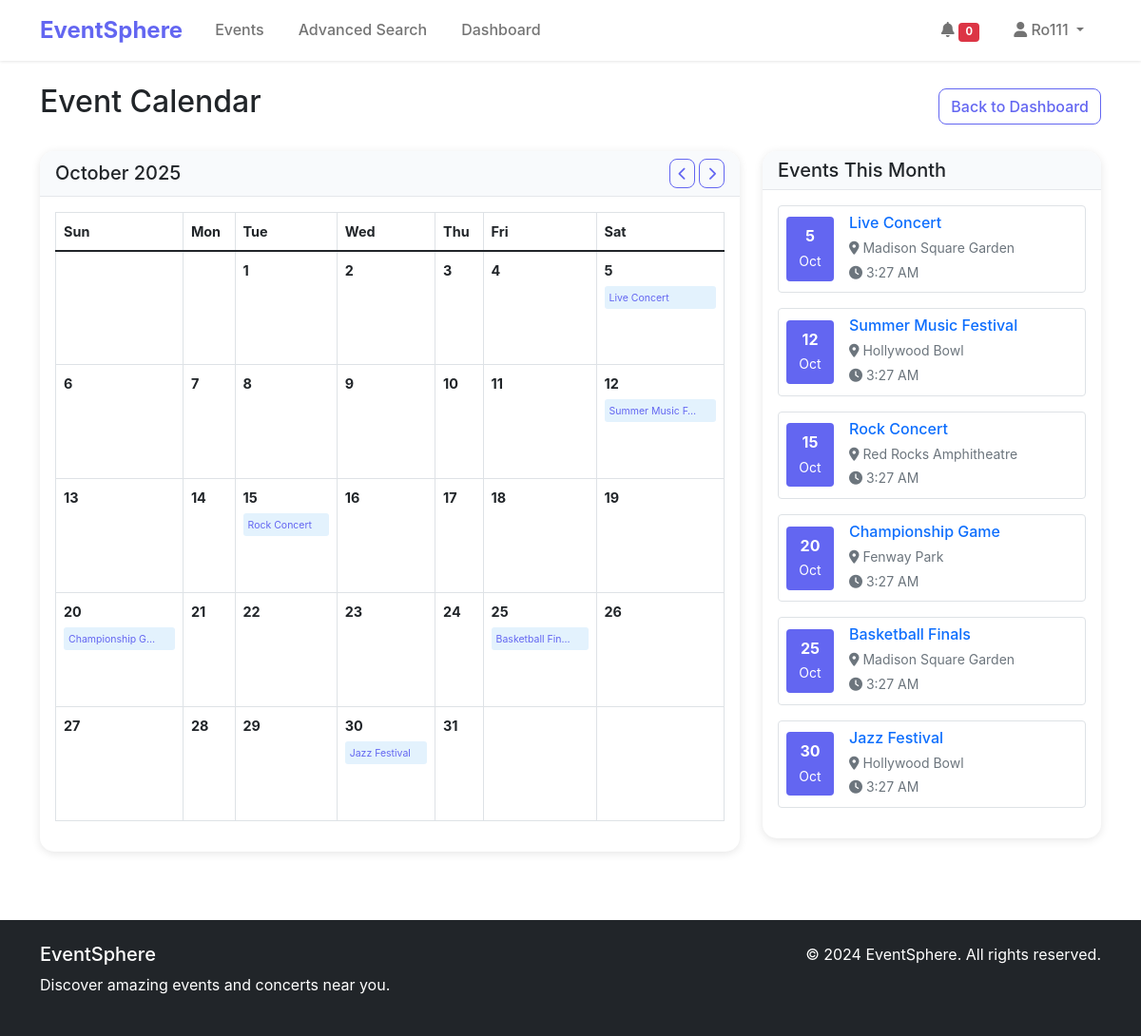
Screenshot of /dashboard/calendar/ (signed in) with the database file from the repository.
### events/models.py (models this page shows, shortened)
class Event(models.Model):
    title = models.CharField(max_length=200)
    description = models.TextField()
    category = models.ForeignKey(Category, on_delete=models.CASCADE)
    venue = models.ForeignKey(Venue, on_delete=models.CASCADE)
    date = models.DateTimeField()
    price = models.DecimalField(max_digits=10, decimal_places=2)
    image = models.ImageField(upload_to='events/', blank=True, null=True)
    created_by = models.ForeignKey(User, on_delete=models.CASCADE, null=True, blank=True)
    created_at = models.DateTimeField(auto_now_add=True)
    updated_at = models.DateTimeField(auto_now=True)
    is_active = models.BooleanField(default=True)
    class Meta:
        ordering = ['date']

class Venue(models.Model):
    name = models.CharField(max_length=200)
    address = models.TextField()
    city = models.CharField(max_length=100)
    state = models.CharField(max_length=100)
    zip_code = models.CharField(max_length=20)
    capacity = models.IntegerField(default=0)

### dashboard/views.py (the view)
# urls.py: path('calendar/', views.calendar_view, name='calendar'),
@login_required
def calendar_view(request):
    today = timezone.now()
    month = int(request.GET.get('month', today.month))
    year = int(request.GET.get('year', today.year))
    events = Event.objects.filter(
        date__year=year,
        date__month=month,
        is_active=True
    ).order_by('date')
    cal = calendar.monthcalendar(year, month)
    month_name = calendar.month_name[month]
    prev_month = month - 1 if month > 1 else 12
    prev_year = year if month > 1 else year - 1
    next_month = month + 1 if month < 12 else 1
    next_year = year if month < 12 else year + 1
    context = {
        'calendar': cal,
        'events': events,
        'month': month,
        'year': year,
        'month_name': month_name,
        'prev_month': prev_month,
        'prev_year': prev_year,
        'next_month': next_month,
        'next_year': next_year,
    }
    return render(request, 'dashboard/calendar.html', context)

### templates/dashboard/calendar.html (shortened to what this page needs)
{% extends 'base.html' %}
{% load static %}
{% block content %}
<div class="container py-4">
    <div class="d-flex justify-content-between align-items-center mb-4">
        <h2>Event Calendar</h2>
        <a href="{% url 'dashboard:dashboard' %}" class="btn btn-outline-primary">Back to Dashboard</a>
    </div>
    <div class="row">
        <div class="col-md-8">
            <div class="card">
                <div class="card-header">
                    <div class="d-flex justify-content-between align-items-center">
                        <h5 class="mb-0">{{ month_name }} {{ year }}</h5>
                        <div>
                            <a href="?month={{ prev_month }}&year={{ prev_year }}" class="btn btn-sm btn-outline-primary">
                                <i class="fas fa-chevron-left"></i>
                            </a>
                            <a href="?month={{ next_month }}&year={{ next_year }}" class="btn btn-sm btn-outline-primary">
                                <i class="fas fa-chevron-right"></i>
                            </a>
                        </div>
                    </div>
                </div>
                <div class="card-body">
                    <div class="table-responsive">
                        <table class="table table-bordered calendar-table">
                            <thead>
                                <tr>
                                    <th>Sun</th>
                                    <th>Mon</th>
                                    <th>Tue</th>
                                    <th>Wed</th>
                                    <th>Thu</th>
                                    <th>Fri</th>
                                    <th>Sat</th>
                                </tr>
                            </thead>
                            <tbody>
                                {% for week in calendar %}
                                <tr>
                                    {% for day in week %}
                                    <td class="calendar-day">
                                        {% if day %}
                                        <div class="day-number">{{ day }}</div>
                                        {% for event in events %}
                                        {% if event.date.day == day %}
                                        <div class="event-item">
                                            <small class="text-primary">{{ event.title|truncatechars:15 }}</small>
                                        </div>
                                        {% endif %}
                                        {% endfor %}
                                        {% endif %}
                                    </td>
                                    {% endfor %}
                                </tr>
                                {% endfor %}
                            </tbody>
                        </table>
                    </div>
                </div>
            </div>
        </div>
        <div class="col-md-4">
            <div class="card">
                <div class="card-header">
                    <h5 class="mb-0">Events This Month</h5>
                </div>
                <div class="card-body">
                    {% if events %}
                    {% for event in events %}
                    <div class="d-flex align-items-center mb-3 p-2 border rounded">
                        <div class="me-3">
                            <div class="bg-primary text-white rounded text-center p-2" style="min-width: 50px;">
                                <div class="fw-bold">{{ event.date.day }}</div>
                                <small>{{ event.date|date:"M" }}</small>
                            </div>
                        </div>
                        <div class="flex-grow-1">
                            <h6 class="mb-1">
                                <a href="{% url 'events:event_detail' event.pk %}" class="text-decoration-none">
                                    {{ event.title }}
                                </a>
                            </h6>
                            <small class="text-muted">
                                <i class="fas fa-map-marker-alt"></i> {{ event.venue.name }}<br>
                                <i class="fas fa-clock"></i> {{ event.date|time:"g:i A" }}
                            </small>
                        </div>
                    </div>
                    {% endfor %}
                    {% else %}
                    <p class="text-muted">No events this month.</p>
                    {% endif %}
                </div>
            </div>
        </div>
    </div>
</div>
{% endblock %}

### templates/base.html (shortened to what this page needs)
<!DOCTYPE html>
<html lang="en">
<head>
    {% load static %}
    <link href="https://cdn.jsdelivr.net/npm/bootstrap@5.1.3/dist/css/bootstrap.min.css" rel="stylesheet">
    <link href="https://cdnjs.cloudflare.com/ajax/libs/font-awesome/6.0.0/css/all.min.css" rel="stylesheet">
    <link href="{% static 'css/style.css' %}" rel="stylesheet">
</head>
<body>
    <nav class="navbar navbar-expand-lg navbar-light bg-white shadow-sm">
        <div class="container">
            <a class="navbar-brand fw-bold" href="{% url 'home' %}">EventSphere</a>
            <div class="collapse navbar-collapse" id="navbarNav">
                <ul class="navbar-nav me-auto">
                    <li class="nav-item">
                        <a class="nav-link" href="{% url 'events:event_list' %}">Events</a>
                    </li>
                    <li class="nav-item">
                        <a class="nav-link" href="{% url 'events:advanced_search' %}">Advanced Search</a>
                    </li>
                    {% if user.is_authenticated %}
                    <li class="nav-item">
                        <a class="nav-link" href="{% url 'dashboard:dashboard' %}">Dashboard</a>
                    </li>
                    {% endif %}
                </ul>
                <ul class="navbar-nav">
                    {% if user.is_authenticated %}
                    <li class="nav-item">
                        <a class="nav-link" href="{% url 'notifications:notification_list' %}">
                            <i class="fas fa-bell"></i>
                            <span class="badge bg-danger" id="notification-count" style="font-size: 0.7em;">0</span>
                        </a>
                    </li>
                    <li class="nav-item dropdown">
                        <a class="nav-link dropdown-toggle" href="#" id="navbarDropdown" role="button" data-bs-toggle="dropdown">
                            <i class="fas fa-user"></i> {{ user.username }}
                        </a>
                    </li>
                    {% endif %}
                </ul>
            </div>
        </div>
    </nav>
    <main>
        {% block content %}
        {% endblock %}
    </main>
    <footer class="bg-dark text-white py-4 mt-5">
        <div class="container">
            <div class="row">
                <div class="col-md-6">
                    <h5>EventSphere</h5>
                    <p>Discover amazing events and concerts near you.</p>
                </div>
                <div class="col-md-6 text-md-end">
                    <p>&copy; 2024 EventSphere. All rights reserved.</p>
                </div>
            </div>
        </div>
    </footer>
</body>
</html>

### static/css/style.css (style rules this page uses)
:root { --primary-color: #6366f1; --secondary-color: #8b5cf6; --dark-color: #1f2937; --light-color: #f8fafc; }
body { font-family: 'Inter', -apple-system, BlinkMacSystemFont, sans-serif; line-height: 1.6; }
.navbar-brand { font-size: 1.5rem; color: var(--primary-color) !important; }
.navbar-nav .nav-link { font-weight: 500; margin: 0 10px; }
.btn-outline-primary { color: var(--primary-color); border-color: var(--primary-color); border-radius: 8px; font-weight: 500; }
.card { border: none; border-radius: 15px; box-shadow: 0 2px 10px rgba(0, 0, 0, 0.1); }
.card-header { background-color: var(--light-color); border-bottom: 1px solid #e5e7eb; border-radius: 15px 15px 0 0 !important; font-weight: 600; }
.text-primary { color: var(--primary-color) !important; }
.bg-primary { background-color: var(--primary-color) !important; }
.shadow-sm { box-shadow: 0 1px 3px rgba(0, 0, 0, 0.1) !important; }
footer { margin-top: auto; }

### templates/dashboard/calendar.html (style rules this page uses)
.calendar-table { font-size: 0.9rem; }
.calendar-day { height: 120px; vertical-align: top; position: relative; padding: 5px; }
.day-number { font-weight: bold; margin-bottom: 5px; }
.event-item { background-color: #e3f2fd; border-radius: 3px; padding: 2px 5px; margin-bottom: 2px; font-size: 0.75rem; }

### rows the page displays
Event: title "Live Concert", date.day "5", date "Oct", venue.name "Madison Square Garden", date "3:27 AM"
Event: title "Summer Music F…", date.day "12", date "Oct", title "Summer Music Festival", venue.name "Hollywood Bowl", date "3:27 AM"
Event: title "Rock Concert", date.day "15", date "Oct", venue.name "Red Rocks Amphitheatre", date "3:27 AM"
Event: title "Championship G…", date.day "20", date "Oct", title "Championship Game", venue.name "Fenway Park", date "3:27 AM"
Event: title "Basketball Fin…", date.day "25", date "Oct", title "Basketball Finals", venue.name "Madison Square Garden", date "3:27 AM"
Event: title "Jazz Festival", date.day "30", date "Oct", venue.name "Hollywood Bowl", date "3:27 AM"

### other values shown
{{ user.username }} "Ro111"
{{ month_name }} "October"
{{ year }} "2025"
{{ day }} "1" "2" "3" "4" "5" "6" "7" "8" "9" "10" "11" "12" "13" "14" "15" "16" "17" "18" "19" "20" "21" "22" "23" "24" "25" "26" "27" "28" "29" "30" "31"
